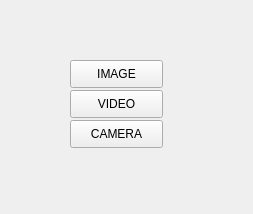
<?xml version="1.0" encoding="UTF-8"?>
<ui version="4.0">
 <class>MainWindow</class>
 <widget class="QMainWindow" name="MainWindow">
  <property name="geometry">
   <rect>
    <x>0</x>
    <y>0</y>
    <width>253</width>
    <height>214</height>
   </rect>
  </property>
  <property name="maximumSize">
   <size>
    <width>1280</width>
    <height>720</height>
   </size>
  </property>
  <property name="windowTitle">
   <string>OBJECT DETECTION</string>
  </property>
  <widget class="QWidget" name="centralwidget">
   <widget class="QPushButton" name="pushButton">
    <property name="geometry">
     <rect>
      <x>70</x>
      <y>60</y>
      <width>93</width>
      <height>28</height>
     </rect>
    </property>
    <property name="maximumSize">
     <size>
      <width>16777215</width>
      <height>16777215</height>
     </size>
    </property>
    <property name="text">
     <string>IMAGE</string>
    </property>
   </widget>
   <widget class="QPushButton" name="pushButton_2">
    <property name="geometry">
     <rect>
      <x>70</x>
      <y>90</y>
      <width>93</width>
      <height>28</height>
     </rect>
    </property>
    <property name="text">
     <string>VIDEO</string>
    </property>
   </widget>
   <widget class="QPushButton" name="pushButton_3">
    <property name="geometry">
     <rect>
      <x>70</x>
      <y>120</y>
      <width>93</width>
      <height>28</height>
     </rect>
    </property>
    <property name="text">
     <string>CAMERA</string>
    </property>
   </widget>
  </widget>
 </widget>
 <resources/>
 <connections/>
</ui>
